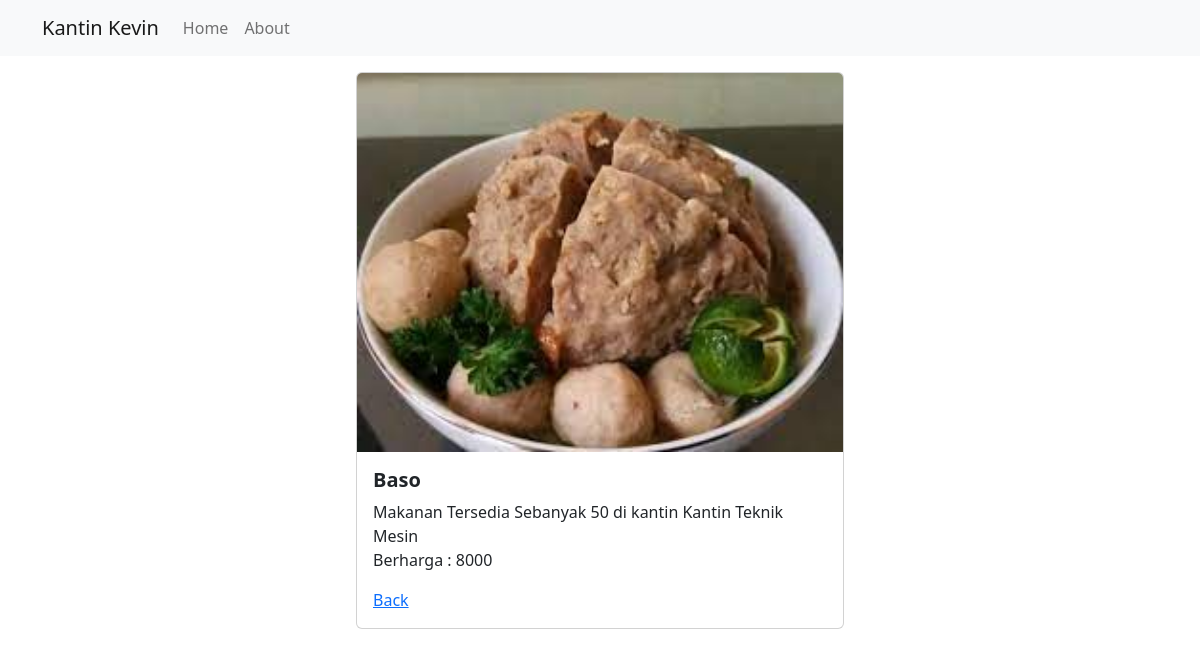
The app's page /makanan/3 with its own data.
### makanan/models.py (models this page shows, shortened)
class Makanan(models.Model):
    nama = models.CharField(max_length=250)
    harga = models.IntegerField()
    gambar = models.ImageField(upload_to='makan/images')
    stok = models.IntegerField()
    kantin = models.ForeignKey(Kantin,on_delete=models.CASCADE)
    TERSEDIA = (
        ('0', 'Tidak Tersedia'),
        ('1', 'Tersedia')
    )
    tersedia = models.CharField(max_length=1,choices=TERSEDIA)

class Kantin(models.Model):
    nama = models.CharField(max_length=250)
    phone_regex = RegexValidator(regex=r'^\+?1?\d{9,15}', message="min 8 digit")
    telpon = models.CharField(validators=[phone_regex], max_length = 15, blank=  True)
    def __str__(self):
        return self.nama

### makanan/views.py (the view)
# urls.py: path('makanan/<int:makanan_id>', makananView.detail,name='detail'),
def detail(request,makanan_id):
    makanan = get_object_or_404(Makanan,pk=makanan_id)
    return render(request,'detail.html',{
        'makanan' : makanan,
        'page' : 'about',
        'ketersediaan' : makanan
        })

### makanan/templates/detail.html
{% extends 'base.html' %}
{% block content %}
    <p>
        <div class="col-sm-8 container d-flex align-items-center justify-content-center" style="width: 32rem;">
            <div class="card">
                <img alt="" class="card-img-top" src="{{ makanan.gambar.url }}" />
                <div class="card-body">
                    <h5 class="card-title fw-bold">{{ makanan.nama }}</h5>
                    <p class="card-text">Makanan {{ makanan.get_tersedia_display }} Sebanyak {{ makanan.stok }} di kantin {{ makanan.kantin }}<br/>Berharga : {{ makanan.harga }}</p>
                    <a href='#' onclick="history.back()">Back</a>
                </div>
            </div>
        </div>
    </p>
{% endblock content %}

### records on screen
Makanan: gambar (picture), nama "Baso", tersedia "Tersedia", stok "50", kantin "Kantin Teknik Mesin", harga "8000"
